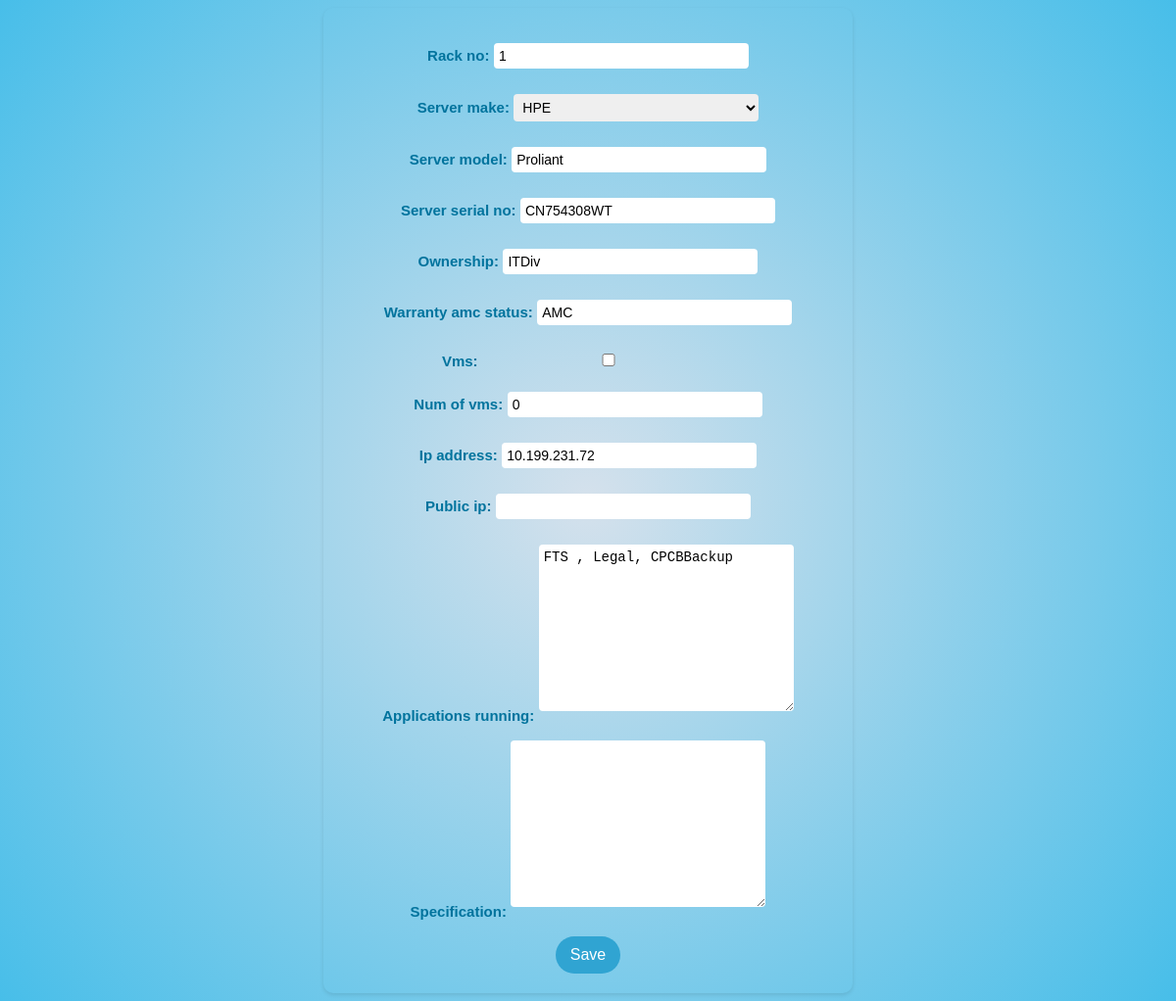
The page /edit/3/ on the database its author committed.
### qrapp/models.py (models this page shows, shortened)
class Server(models.Model):
    rack_no = models.IntegerField()
    server_make = models.ForeignKey(Company, on_delete=models.CASCADE)
    server_model = models.CharField(max_length=100)
    server_serial_no = models.CharField(max_length=100)
    ownership = models.CharField(max_length=100)
    warranty_amc_status = models.CharField(max_length=100)
    vms = models.BooleanField()
    num_of_vms = models.IntegerField()
    ip_address = models.GenericIPAddressField()
    public_ip = models.GenericIPAddressField(null=True, blank=True)
    applications_running = models.TextField()
    specification = models.TextField(null=True, blank=True)

### qrapp/views.py (the view)
# urls.py: path('edit/<int:edit_id>/', views.edit, name='edit'),
def edit(request, edit_id):
    server = get_object_or_404(Server, id=edit_id)
    if request.method == 'POST':
        form = ServerForm(request.POST, instance=server)
        if form.is_valid():
            form.save()
            return redirect('apps')
    else:
        form = ServerForm(instance=server)
    context = {'form': form, 'server': server}
    return render(request, 'edit.html', context)

### qrapp/forms.py
class ServerForm(forms.ModelForm):
    class Meta:
        model = Server
        fields = '__all__'

### qrapp/models.py (called while the page is built)
    def __str__(self):
        return self.company

### qrapp/templates/edit.html (shortened to what this page needs)
<!DOCTYPE html>
<html>
<head>
    <link rel="stylesheet" href="https://cdnjs.cloudflare.com/ajax/libs/font-awesome/5.15.3/css/all.min.css">
    <body>
        <form class="form-container"method="post">
            {{ form.as_p }}
            <button class="search-button" type="submit">Save</button>
          </form>
    </body>
</html>

### qrapp/templates/edit.html (style rules this page uses)
body { font-family: Calibri, Helvetica, sans-serif; background-image: radial-gradient(circle at center,#d5e1ec,#47bee9); background-size:contain; background-position: center; }
.form-container { max-width: 500px; margin: 0 auto; padding: 20px; border-radius: 10px; box-shadow: 0 2px 4px rgba(0, 0, 0, 0.1); text-align: center; }
.form-container label { color: #00739d; font-size: 15PX; font-weight: bold; }
.form-container input[type="text"], .form-container textarea, .form-container input[type="checkbox"], .form-container input[type="number"], .form-container select { width: 50%; padding: 5px; margin-bottom: 10px; border: none; border-radius: 4px; font-size: 14px; }
.form-container input[type="text"], .form-container textarea { background-color: white; }
.form-container input[type="number"]::placeholder { color: #999999; }
.search-button { background-color: rgb(48, 164, 210); color: white; padding: 10px 15px; border: none; border-radius: 20px; font-size: 16px; cursor: pointer; position: right; }

### rows shown on the page
Server: rack_no "1", server_make "HPE", server_model "Proliant", server_serial_no "CN754308WT", ownership "ITDiv", warranty_amc_status "AMC", num_of_vms "0", ip_address "10.199.231.72", applications_running "FTS , Legal, CPCBBackup"
